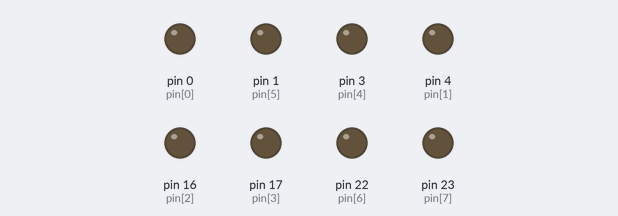
Recording of a sketch running on a simulated Arduino Mega 2560, built with avr-gcc and run on an emulated ATmega2560. Parts: output pins drawn as LEDs (lit = HIGH).

Above: at 0.6 s.
At 2.7 s:
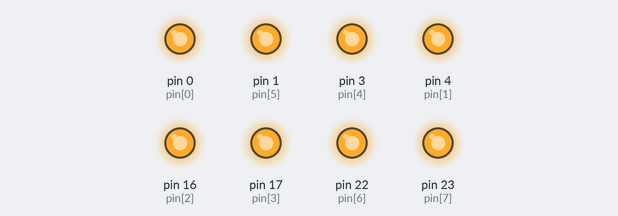
Timing chart, 0 to 3.0 s (numbered marks = the images above):
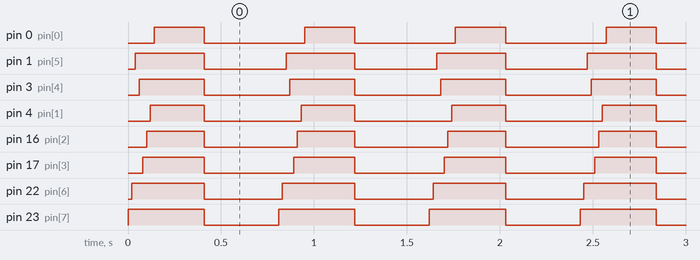

The sketch:

led_chaser.ino
```cpp
uint8_t pin[8] = {0, 4, 16, 17, 3, 1, 22, 23};

void setup()
{
  for (int i = 0; i <= 7; i++)
    pinMode(pin[i], OUTPUT);
}

void loop()
{
  for (int j = 0; j <= 2; j++)
  {
    for (int i = 7; i >= 0; i--)
    {
      digitalWrite(pin[i], HIGH);
      delay(20);
    }
    delay(250);
    for (int i = 7; i >= 0; i--)
      digitalWrite(pin[i], LOW);
    delay(400);
  }
}
```

Measured:
- by itself, pin 0 (pin[0]): alternates HIGH for 0.27 s and LOW for 0.54 s
- by itself, pin 1 (pin[5]): alternates HIGH for 0.37 s and LOW for 0.44 s
- by itself, pin 3 (pin[4]): alternates HIGH for 0.35 s and LOW for 0.46 s
- by itself, pin 4 (pin[1]): alternates HIGH for 0.29 s and LOW for 0.52 s
- by itself, pin 16 (pin[2]): alternates HIGH for 0.31 s and LOW for 0.50 s
- by itself, pin 17 (pin[3]): alternates HIGH for 0.33 s and LOW for 0.48 s
- by itself, pin 22 (pin[6]): alternates HIGH for 0.39 s and LOW for 0.42 s
- by itself, pin 23 (pin[7]): alternates HIGH for 0.41 s and LOW for 0.40 s
